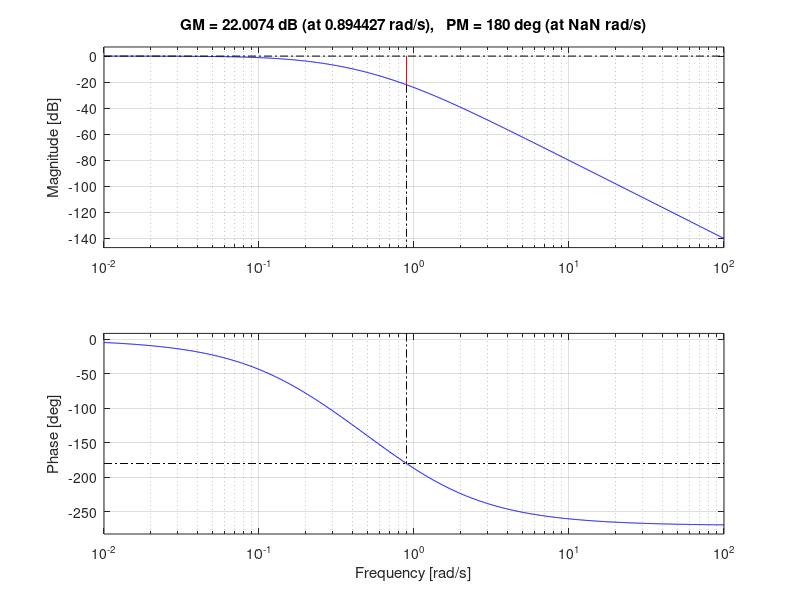
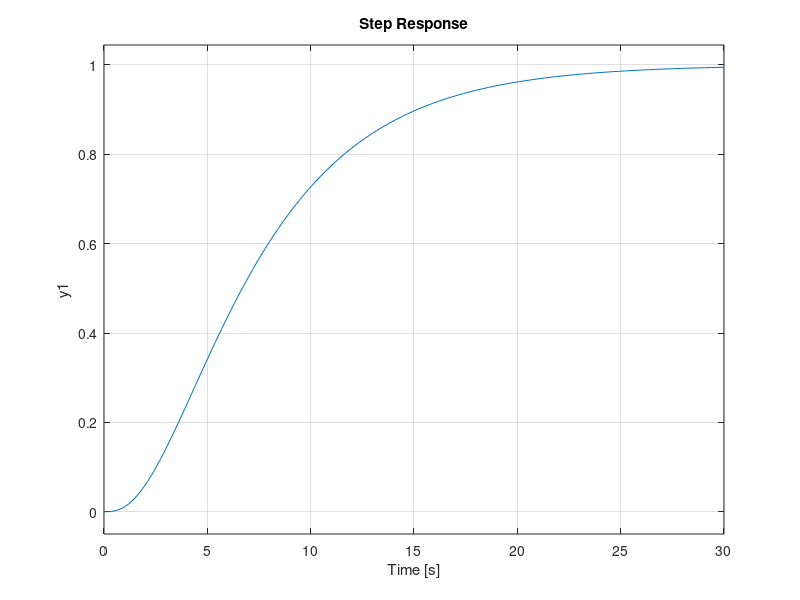
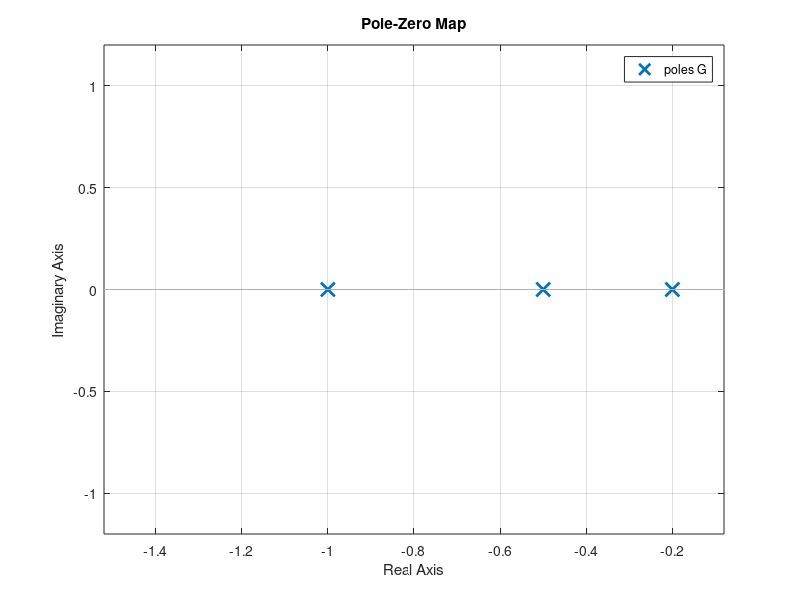

These charts were generated, in order, by the following MATLAB code: (Note: this script raises an error after producing the figures.)
clear; close all;

s=tf('s');
G=1/((1+s)*(1+2*s)*(1+5*s));
margin(G);
figure();
step(G);
figure();
pzmap(G);
pole(G)
big;



